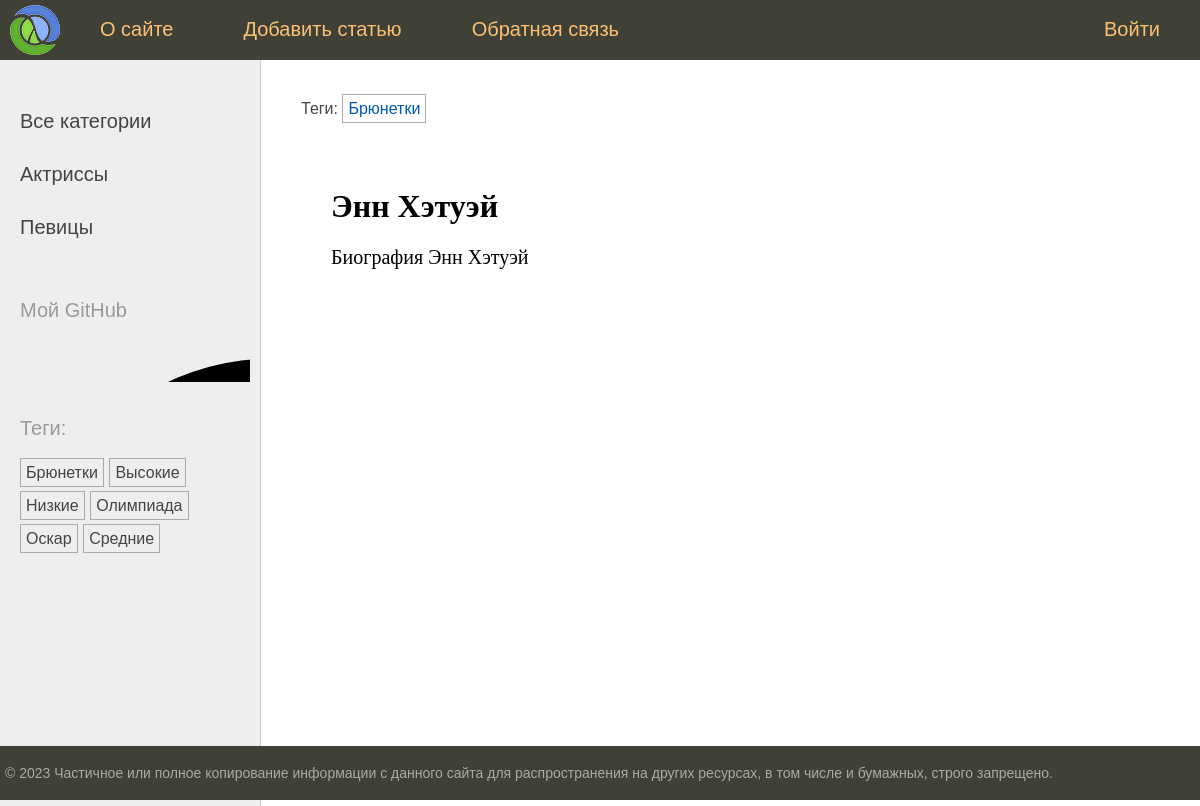
The app's page /post/enn-hetuey/ with its own data.
### newsline/models.py (models this page shows, shortened)
class Category(models.Model):
    name = models.CharField(max_length=100, db_index=True, verbose_name='Категория')
    slug = models.SlugField(max_length=255, unique=True, db_index=True)
    class Meta:
        verbose_name = 'Категория'
        verbose_name_plural = 'Категории'
    def get_absolute_url(self):
        return reverse('category', kwargs={'cat_slug': self.slug})

class TagPost(models.Model):
    tag = models.CharField(max_length=100, db_index=True)
    slug = models.SlugField(max_length=255, unique=True, db_index=True)
    def get_absolute_url(self):
        return reverse('tag', kwargs={'tag_slug': self.slug})

class Post(models.Model):
    class Status(models.IntegerChoices):
        DRAFT = 0, 'Черновик'
        PUBLISHED = 1, 'Опубликовано'
    title = models.CharField(max_length=255, verbose_name='Заголовок')
    slug = models.SlugField(max_length=255, unique=True, db_index=True, verbose_name='Слаг',
                            validators=[
                                MinLengthValidator(5),
                                MaxLengthValidator(255),
                            ])
    photo = models.ImageField(upload_to='photos/%Y/%m/%d', default=None, blank=True, null=True, verbose_name='Фотография')
    content = models.TextField(blank=True, verbose_name='Контент')
    time_create = models.DateTimeField(auto_now_add=True, verbose_name='Время создания')
    time_update = models.DateTimeField(auto_now=True, verbose_name='Время обновления')
    is_published = models.IntegerField(choices=Status.choices, default=Status.PUBLISHED, verbose_name='Публикация')
    cat = models.ForeignKey('Category', on_delete=models.PROTECT, related_name='posts', verbose_name='Категория')
    tags = models.ManyToManyField('TagPost', blank=True, related_name='tags', verbose_name='Теги')
    husband = models.OneToOneField('Husband', on_delete=models.SET_NULL, null=True, blank=True, related_name='woman',
                                   verbose_name='Муж')
    objects = models.Manager()
    published = PublishedManager()
    class Meta:
        verbose_name = 'Посты'
        verbose_name_plural = 'Посты'
        ordering = ['-time_create']
        indexes = [
            models.Index(fields=['-time_create'])
        ]

### newsline/views.py (the view)
# urls.py: path('post/<slug:post_slug>/', views.ShowPost.as_view(), name="post"),
class ShowPost(DataMixin, DetailView):
    model = Post
    template_name = 'newsline/post.html'
    slug_url_kwarg = 'post_slug'
    context_object_name = 'post'
    def get_context_data(self, **kwargs):
        context = super().get_context_data(**kwargs)
        return self.get_mixin_context(context, title=context['post'].title)
    def get_object(self, queryset=None):
        return get_object_or_404(Post.published, slug=self.kwargs[self.slug_url_kwarg])

### newsline/models.py (called while the page is built)
    def get_queryset(self):
        return super().get_queryset().filter(is_published=1)

### newsline/templatetags/newsline_tags.py (called while the page is built)
@register.inclusion_tag('newsline/list_categories.html')
def show_categories(cat_selected=0):
    cats = Category.objects.annotate(total=Count('posts')).filter(total__gt=0)
    return {'cats': cats, 'cat_selected': cat_selected}

@register.inclusion_tag('newsline/list_tags.html')
def show_all_tags():
    return {'tags': TagPost.objects.annotate(total=Count('tags')).filter(total__gt=0)}

### newsline/utils.py (called while the page is built)
    def get_mixin_context(self, context, **kwargs):
        context['menu'] = menu
        context['cat_selected'] = None
        context.update(kwargs)
        return context

### newsline/templates/newsline/post.html (shortened to what this page needs)
{% extends 'base.html' %}
{% block breadcrumbs %}
{% with post.tags.all as tags %}
{% if tags %}
<ul class="tags-list">
    <li>Теги:</li>
    {% for t in tags %}
    <li><a href="{{t.get_absolute_url}}">{{t.tag}}</a></li>
    {% endfor %}
</ul>
{% endif %}
{% endwith %}
{% endblock %}
{% block content %}
<h1>{{post.title}}</h1>
{{post.content|linebreaks}}
{% endblock %}

### newsline/templates/newsline/list_categories.html
{% for cat in cats %}
{% if cat.id == cat_selected %}
<li class="selected">{{cat.name}}</li>
{% else %}
<li><a href="{{ cat.get_absolute_url }}">{{cat.name}}</a></li>
{% endif %}
{% endfor %}

### newsline/templates/newsline/list_tags.html
{% if tags %}
<p>Теги:</p>
<ul class="tags-list">
    {% for t in tags %}
    <li><a href="{{t.get_absolute_url}}">{{t.tag}}</a></li>
    {%endfor%}
</ul>
{% endif %}

### newsline/static/newsline/css/styles.css (style rules this page uses)
html, body { font-family: 'Arial'; margin: 0; padding: 0; height: 100%; width: 100%; color: #444; }
a { color: #0059b2; text-decoration: none; }
.left-chapters ul { width: 230px; margin: 0; padding: 20px 10px 10px 20px; list-style: none; font-size: 20px; }
.left-chapters ul li { margin: 30px 0 0 0; color: #999; }
.left-chapters ul li a { color: #444; text-decoration: none; }
ul.tags-list { width: 100%; margin: 0; padding: 0; list-style: none; }
ul.tags-list li { margin: 0; padding: 0 0 10px; display: inline-block; }
ul.tags-list li a { padding: 5px; font-size: 16px; border: 1px solid #aaa; }
.content-text h1 { font-size: 32px; }

### records on screen
Category: name "Актриссы"
Category: name "Певицы"
TagPost: tag "Брюнетки"
TagPost: tag "Высокие"
TagPost: tag "Низкие"
TagPost: tag "Олимпиада"
TagPost: tag "Оскар"
TagPost: tag "Средние"
Post: title "Энн Хэтуэй", content "Биография Энн Хэтуэй"

### other values on screen
{{ m.title }} "О сайте" "Добавить статью" "Обратная связь" "Войти"
